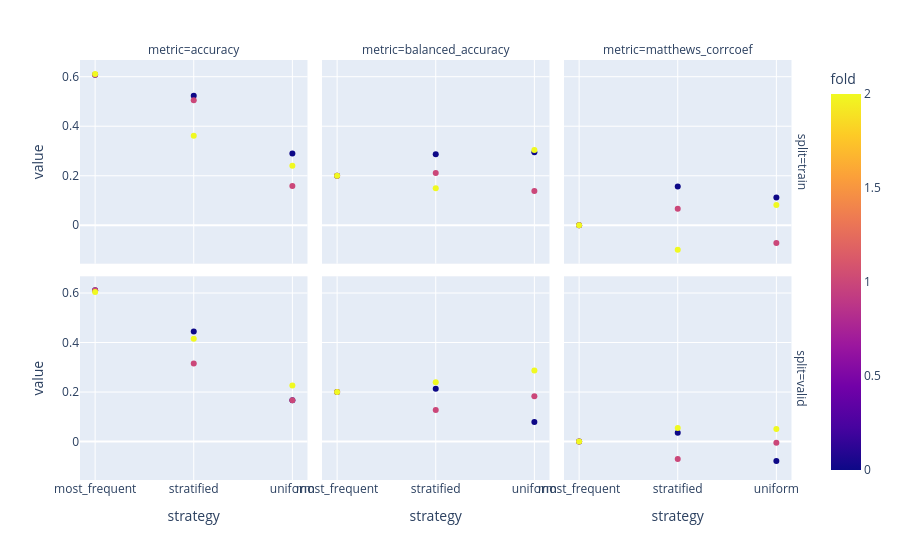

This figure's notebook cell:
### Markdown cell above
Graphically display scores.

### Code cell
import plotly.express as px
strategy_scores = strategy_results[strategy_results["metric"] != "confusion_matrix"]
px.scatter(strategy_scores, facet_col="metric", facet_row="split", x="strategy", y="value", color="fold")

### Figure 1 — Plotly figure (JSON) as saved in the notebook; plotly's stock layout.template omitted (floating-point values rounded to 4 significant figures)
{"data": [{"hovertemplate": "split=train<br>metric=accuracy<br>strategy=%{x}<br>value=%{y}<br>fold=%{marker.color}<extra></extra>", "legendgroup": "", "marker": {"color": [0, 1, 2, 0, 1, 2, 0, 1, 2], "coloraxis": "coloraxis", "symbol": "circle"}, "mode": "markers", "name": "", "orientation": "v", "showlegend": false, "type": "scatter", "x": ["most_frequent", "most_frequent", "most_frequent", "stratified", "stratified", "stratified", "uniform", "uniform", "uniform"], "xaxis": "x4", "y": [0.6075, 0.6075, 0.6111, 0.5234, 0.5047, 0.3611, 0.2897, 0.1589, 0.2407], "yaxis": "y4"}, {"hovertemplate": "split=train<br>metric=balanced_accuracy<br>strategy=%{x}<br>value=%{y}<br>fold=%{marker.color}<extra></extra>", "legendgroup": "", "marker": {"color": [0, 1, 2, 0, 1, 2, 0, 1, 2], "coloraxis": "coloraxis", "symbol": "circle"}, "mode": "markers", "name": "", "orientation": "v", "showlegend": false, "type": "scatter", "x": ["most_frequent", "most_frequent", "most_frequent", "stratified", "stratified", "stratified", "uniform", "uniform", "uniform"], "xaxis": "x5", "y": [0.2, 0.2, 0.2, 0.2873, 0.2111, 0.1498, 0.2946, 0.1383, 0.3035], "yaxis": "y5"}, {"hovertemplate": "split=train<br>metric=matthews_corrcoef<br>strategy=%{x}<br>value=%{y}<br>fold=%{marker.color}<extra></extra>", "legendgroup": "", "marker": {"color": [0, 1, 2, 0, 1, 2, 0, 1, 2], "coloraxis": "coloraxis", "symbol": "circle"}, "mode": "markers", "name": "", "orientation": "v", "showlegend": false, "type": "scatter", "x": ["most_frequent", "most_frequent", "most_frequent", "stratified", "stratified", "stratified", "uniform", "uniform", "uniform"], "xaxis": "x6", "y": [0, 0, 0, 0.1563, 0.06688, -0.09888, 0.1121, -0.07206, 0.08208], "yaxis": "y6"}, {"hovertemplate": "split=valid<br>metric=accuracy<br>strategy=%{x}<br>value=%{y}<br>fold=%{marker.color}<extra></extra>", "legendgroup": "", "marker": {"color": [0, 1, 2, 0, 1, 2, 0, 1, 2], "coloraxis": "coloraxis", "symbol": "circle"}, "mode": "markers", "name": "", "orientation": "v", "showlegend": false, "type": "scatter", "x": ["most_frequent", "most_frequent", "most_frequent", "stratified", "stratified", "stratified", "uniform", "uniform", "uniform"], "xaxis": "x", "y": [0.6111, 0.6111, 0.6038, 0.4444, 0.3148, 0.4151, 0.1667, 0.1667, 0.2264], "yaxis": "y"}, {"hovertemplate": "split=valid<br>metric=balanced_accuracy<br>strategy=%{x}<br>value=%{y}<br>fold=%{marker.color}<extra></extra>", "legendgroup": "", "marker": {"color": [0, 1, 2, 0, 1, 2, 0, 1, 2], "coloraxis": "coloraxis", "symbol": "circle"}, "mode": "markers", "name": "", "orientation": "v", "showlegend": false, "type": "scatter", "x": ["most_frequent", "most_frequent", "most_frequent", "stratified", "stratified", "stratified", "uniform", "uniform", "uniform"], "xaxis": "x2", "y": [0.2, 0.2, 0.2, 0.2136, 0.1273, 0.2396, 0.07879, 0.1833, 0.2875], "yaxis": "y2"}, {"hovertemplate": "split=valid<br>metric=matthews_corrcoef<br>strategy=%{x}<br>value=%{y}<br>fold=%{marker.color}<extra></extra>", "legendgroup": "", "marker": {"color": [0, 1, 2, 0, 1, 2, 0, 1, 2], "coloraxis": "coloraxis", "symbol": "circle"}, "mode": "markers", "name": "", "orientation": "v", "showlegend": false, "type": "scatter", "x": ["most_frequent", "most_frequent", "most_frequent", "stratified", "stratified", "stratified", "uniform", "uniform", "uniform"], "xaxis": "x3", "y": [0, 0, 0, 0.03518, -0.07015, 0.055, -0.0786, -0.004612, 0.05101], "yaxis": "y3"}], "layout": {"annotations": [{"font": {}, "showarrow": false, "text": "metric=accuracy", "x": 0.1567, "xanchor": "center", "xref": "paper", "y": 1, "yanchor": "bottom", "yref": "paper"}, {"font": {}, "showarrow": false, "text": "metric=balanced_accuracy", "x": 0.49, "xanchor": "center", "xref": "paper", "y": 1, "yanchor": "bottom", "yref": "paper"}, {"font": {}, "showarrow": false, "text": "metric=matthews_corrcoef", "x": 0.8233, "xanchor": "center", "xref": "paper", "y": 1, "yanchor": "bottom", "yref": "paper"}, {"font": {}, "showarrow": false, "text": "split=valid", "textangle": 90, "x": 0.98, "xanchor": "left", "xref": "paper", "y": 0.2425, "yanchor": "middle", "yref": "paper"}, {"font": {}, "showarrow": false, "text": "split=train", "textangle": 90, "x": 0.98, "xanchor": "left", "xref": "paper", "y": 0.7575, "yanchor": "middle", "yref": "paper"}], "coloraxis": {"colorbar": {"title": {"text": "fold"}}, "colorscale": [[0, "#0d0887"], [0.1111, "#46039f"], [0.2222, "#7201a8"], [0.3333, "#9c179e"], [0.4444, "#bd3786"], [0.5556, "#d8576b"], [0.6667, "#ed7953"], [0.7778, "#fb9f3a"], [0.8889, "#fdca26"], [1, "#f0f921"]]}, "legend": {"tracegroupgap": 0}, "margin": {"t": 60}, "xaxis": {"anchor": "y", "domain": [0, 0.3133], "title": {"text": "strategy"}}, "xaxis2": {"anchor": "y2", "domain": [0.3333, 0.6467], "matches": "x", "title": {"text": "strategy"}}, "xaxis3": {"anchor": "y3", "domain": [0.6667, 0.98], "matches": "x", "title": {"text": "strategy"}}, "xaxis4": {"anchor": "y4", "domain": [0, 0.3133], "matches": "x", "showticklabels": false}, "xaxis5": {"anchor": "y5", "domain": [0.3333, 0.6467], "matches": "x", "showticklabels": false}, "xaxis6": {"anchor": "y6", "domain": [0.6667, 0.98], "matches": "x", "showticklabels": false}, "yaxis": {"anchor": "x", "domain": [0, 0.485], "title": {"text": "value"}}, "yaxis2": {"anchor": "x2", "domain": [0, 0.485], "matches": "y", "showticklabels": false}, "yaxis3": {"anchor": "x3", "domain": [0, 0.485], "matches": "y", "showticklabels": false}, "yaxis4": {"anchor": "x4", "domain": [0.515, 1], "matches": "y", "title": {"text": "value"}}, "yaxis5": {"anchor": "x5", "domain": [0.515, 1], "matches": "y", "showticklabels": false}, "yaxis6": {"anchor": "x6", "domain": [0.515, 1], "matches": "y", "showticklabels": false}}}
